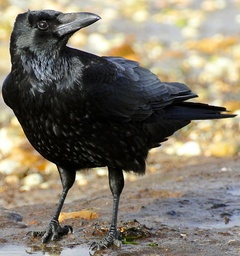
#> input picture Convolution2D/crow.jpeg, 240 x 256 px, shrunk from 871 x 929 before the run
$ python happy_convolution.py
#> lines starting #> are read from the running program, lines starting #| are printed output that depends on the picture
### Convolution2D/sad_convolution.py
class Conv2D:
    def __init__(self, img, kernel_array):
        # assuming square-shaped kernels with odd size (so the center kernel element is exactly defined)
        self.kernel = kernel_array
        self.kernel_size = len(kernel_array)
        self.kernel_position = [0, 0]

        img_b = [[0]*len(img[0]) for row in range(len(img))]
        # # pick the third channel (blue)
        for row_idx in range(len(img)):
            for col_idx in range(len(img[0])):
                img_b[row_idx][col_idx] = int(img[row_idx][col_idx][2]*255)  # convert to int, runs 8x slower otherwise

        self.img = img_b
        self._height = len(img)  # each element of img array is a row
        self._width = len(img[0])

        self.img_result = None

    def convolve(self):
        """
        Convolves the kernel with the image.

        Returns:
            img_result: Image result of the convolution

        """
        krnl_radius = self.kernel_size//2
        img = self.expand_img(krnl_radius)  # pad the edges with krnl_radius zeros

        # too lazy to make this an array of 0s, probably not much slower this ways anyways
        self.img_result = self.img.copy()

        # The original (0,0) point is moved to (krnl_radius, krnl_radius)
        # The for loops iterate only over pixels that correspond to the original image <=> they will never
        # index into the padding border
        for row in range(krnl_radius, self._height+krnl_radius):
            for col in range(krnl_radius, self._width+krnl_radius):

                # Iterate over valid rows, from each row pick valid columns
                img_window = [imrow[col-krnl_radius:col+krnl_radius+1] for imrow in img[row-krnl_radius:row+krnl_radius+1]]

                # The resulting image won't contain the padding border
                # Adjust the index by shifting by -krnl_radius, and assign the result of the kernel multiplication
                self.img_result[row-krnl_radius][col-krnl_radius] = self.kernel_multiply(img_window)

        return self.img_result

    def kernel_multiply(self, img_window):
        """
        Performs element-wise multiplication with the kernel on the input array

        Args:
            img_window: The img segment that should be element-wise multiplied by the kernel

        Returns:
            conv_value: The sum of element-wise products of the img segment and the kernel
        """

        conv_value = 0

        for row in range(self.kernel_size):
            for col in range(self.kernel_size):
                conv_value += self.kernel[row][col] * img_window[row][col]

        return int(round(conv_value))


    def expand_img(self, n):
        """
        Expands the image by n in each direction by appending 0s

        Args:
            img: Image as list of lists
            n: Integer defining the number of pixels that should be appended in each direction

        Returns:
            new_img: Expanded image as list of lists. Shape (orig_width+2*n, orig_height+2*n)

        """

        new_img = [[0]*(self._width+2*n) for col in range(0, self._height+2*n)]

        for row_ind, row in enumerate(new_img):
            if row_ind >= n and row_ind < self._height+n:
                new_img[row_ind][n:-n] = self.img[row_ind-n]
            else:
                pass

        return new_img

### Convolution2D/happy_convolution.py
from scipy import signal
import matplotlib.pyplot as plt
import numpy as np
from sad_convolution import Conv2D
import time

# Timer as context manager
class Timer:
        def __init__(self, description):
                self.description = description

        def __enter__(self):
                self.start = time.time()

        def __exit__(self, exc_type, exc_val, exc_tb):
                self.end = time.time()
                print("{}: {:0.2f} ms".format(self.description, (self.end-self.start)*1000))

krnl = [[-1, -1, -1, -1, -1],
        [-0.5, -0.5, -0.5, -0.5, -0.5],
        [0, 0, 0, 0, 0],
        [0.5, 0.5, 0.5, 0.5, 0.5],
        [1, 1, 1, 1, 1]]

img = plt.imread('crow.jpeg')
#> img is the input picture: shape (256, 240, 3); mean R, G, B 130.2, 122.6, 107.9

# Prepare axes
fig, axs = plt.subplots(1, 2, tight_layout=True)
#%%
with Timer("Sad convolution: "):
        sad_conv = Conv2D(list(img), krnl)
#> in __init__, `img_b = [[0]*len(img[0]) for row in range(len(img))]`: img_b = 256 items
#> in __init__, `self._height = len(img)`: self._height = 256
#> in __init__, `self._width = len(img[0])`: self._width = 240
        sad_result = sad_conv.convolve()
#> in expand_img, `new_img = [[0]*(self._width+2*n) for col in range(0, self._height+2*n)]`: new_img = 260 items
#> in convolve, `self.img_result = self.img.copy()`: self.img_result = 256 items

# sad_result = np.array(sad_result)/255
axs[0].imshow(sad_result, cmap='seismic')
axs[0].set_title("Sad")

#%%
with Timer("Happy convolution: "):
        img_b = img[:, :, 2]  #blue channel
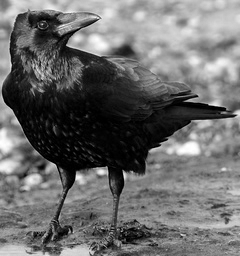
#> img_b: shape (256, 240); min 0, max 255, mean 107.9
        happy_result = signal.convolve2d(img_b, krnl, boundary='fill', fillvalue=0, mode='same')
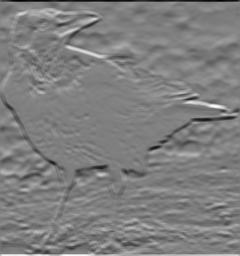
#> happy_result: shape (256, 240) float64; min -1652, max 1657, mean 2.3; drawn with min black and max white

happy_result = happy_result * 255  # Scale by 255 for comparison with the Python implementation
axs[1].imshow(happy_result, cmap='seismic')
axs[1].set_title("Happy")

#%%
# My pure Python convolution works as if the kernel was upside-down, for some reason
# Results are identical if I take the absolute value of both kernels and use 0.5 tolerance to deal with rounding errors

differences = happy_result - sad_result
differences_abs = np.abs(np.abs(happy_result) - np.abs(sad_result))  # all nonzero elements of this array are 0.5 => rounding errors
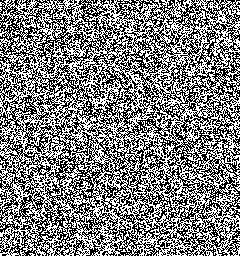
#> differences_abs: shape (256, 240) float64; values 0 (black) and 0.5 (white), 50.4% white; black in thin lines or dots

img_same = happy_result == sad_result
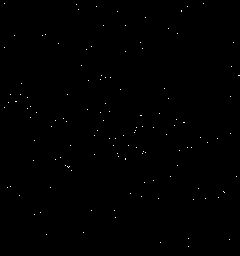
#> img_same: shape (256, 240) bool; 0.22% white in thin lines or dots
img_same_abs = differences_abs <= 0.5  # tolerance 0.5 for pixel values (0-255)
#> img_same_abs: shape (256, 240) bool; every value is 1
print("Pixel values are identical in both images: {}".format(np.all(img_same)))
#| Pixel values are identical in both images: False
print("Absolute pixel values are identical in both images: {}".format(np.all(img_same_abs)))
#| Absolute pixel values are identical in both images: True

# fig, axs = plt.subplots(1, 2, tight_layout=True)
# axs[0].imshow(img_same, cmap='gray')
# axs[1].imshow(img_same_abs, cmap='gray')
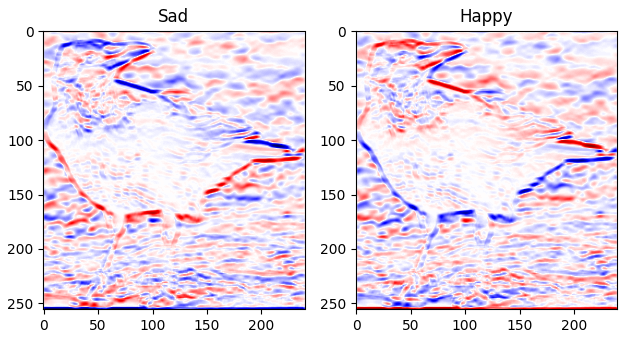
#> figure drawn by matplotlib, 2 panels
